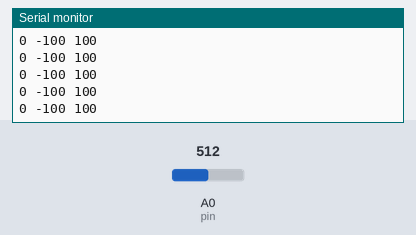
Bench run of a sketch on a simulated Arduino Uno, built with avr-gcc and run on an emulated ATmega328P. Parts: the last lines printed to the serial monitor. Inputs (shaded band) come from the test bench; at power-on: A0 (pin) = 512.

Above: at 6.2 s.
6.3 s: A0 (pin) set to 716
At 6.9 s:
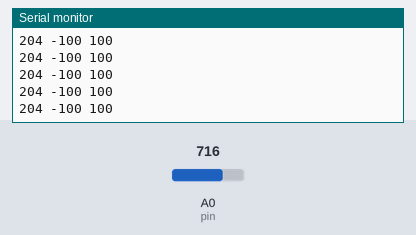
7.8 s: A0 (pin) set to 900
At 8.9 s:
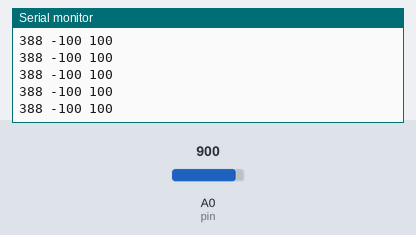
Timing chart, 0 to 10.8 s (numbered marks = the images above; inputs shaded):
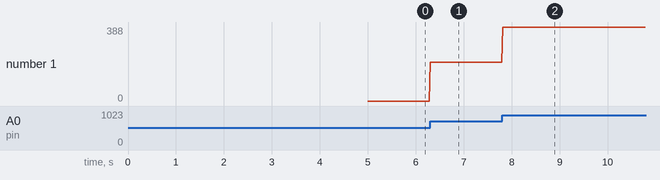

Measured:
- after the input at 6.3 s, the serial monitor: prints a new line at once (image 1)
- after the input at 7.8 s, the serial monitor: prints a new line at once (image 2)
- plotted number 1: 0 → 204 after the input at 6.3 s, 204 → 388 after the input at 7.8 s

The sketch:

baselineExample.ino
```cpp
int baseline = 0;
int val = 0;
int threshold = 100;

int pin = A0;

void setup() {

  // Take the first analog reading
  baseline = analogRead(pin);

  // Take many analog readings for two seconds
  // average the new analog readings with the baseline
  while (millis() < 5000) {
    if (millis() > 1000) {
      baseline = (baseline + analogRead(pin)) / 2;
    }
  }

  Serial.begin(9600);
}

void loop() {

  val = analogRead(pin) - baseline;

  // Serial print multiple value, seperated by a space
  Serial.print(val);
  Serial.print(" ");
  Serial.print(-threshold);
  Serial.print(" ");
  Serial.print(threshold);
  Serial.println(); // Print a line break

  delay(25);

}
```
